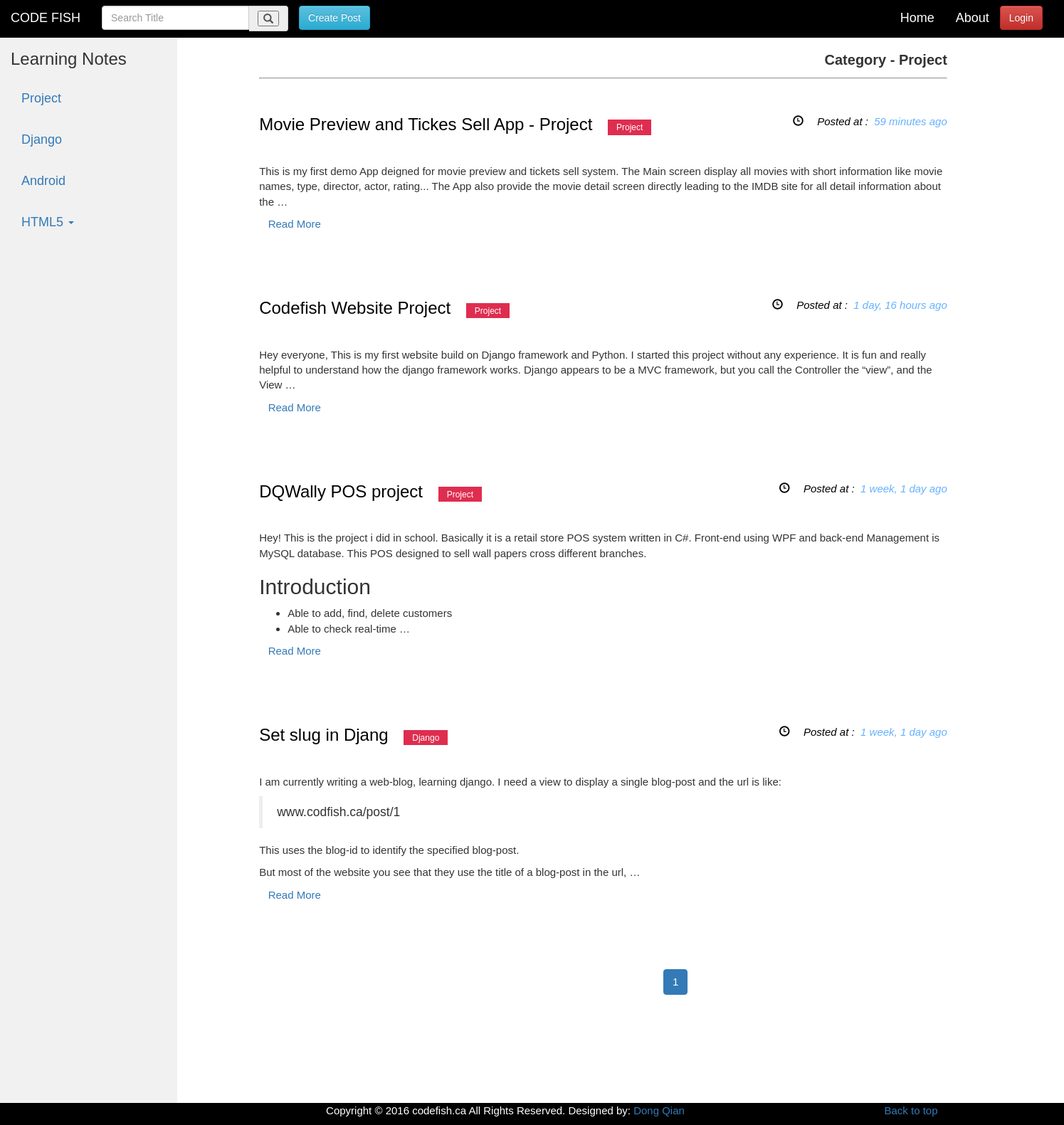
Page /postList/ on the committed database.
### article/models.py (models this page shows, shortened)
class Article(models.Model) :
    title = models.CharField(max_length = 100)
    category = models.CharField(max_length = 50, blank = True)
    date_time = models.DateTimeField(auto_now_add = True)
    content = models.TextField(blank = True, null = True)
    slug = models.SlugField(max_length=100, unique=True, db_index=True)
    class Meta:
        ordering = ['-date_time']

### article/views.py (the view)
# urls.py: url(r'^postList/$', views.postList, name='postList'),
def postList(request):
    try:
        queryset = Article.objects.all()
    except Article.DoesNotExist:
        raise Http404
    paginator = Paginator(queryset, 5)  # Show 25 contacts per page
    page = request.GET.get('page')
    try:
        post_list = paginator.page(page)
    except PageNotAnInteger:
        post_list = paginator.page(1)
    except EmptyPage:
        post_list = paginator.page(paginator.num_pages)
    context = {
        "post_list": post_list,
        'error': False
    }
    return render(request, 'postList.html', context)

### article/templatetags/custom_markdown.py (called while the page is built)
@register.filter(is_safe=True)
@stringfilter
def custom_markdown(value):
    return mark_safe(markdown.markdown(value,
        extensions = ['markdown.extensions.fenced_code', 'markdown.extensions.codehilite'],
                                       safe_mode=True,
                                       enable_attributes=False))

### templates/postList.html (shortened to what this page needs)
{% extends "base.html" %}
{% load custom_markdown %}
{% block content %}
<div>
    {% if error %}
        <h2 class="post-title">No articles match your search!</a></h2>
    {% else %}
     <div class="head">
            <p>Category - {{ post_list.0.category }}</p>
            <hr id="underLine">
     </div><br>
    {% for post in post_list %}
        <h3><a class="title" href="{% url "postDetail" slug=post.slug %}">{{ post.title }}</a>
            <a class ="category" href="{% url "search_tag" tag=post.category %}">{{ post.category }}</a>
            <span class="timeLocation"><span class="glyphicon glyphicon-time">&nbsp;</span> Posted at&nbsp;:&nbsp;&nbsp;<span class="time">{{ post.date_time | timesince}} ago</span></span>
        </h3><br>
        <p class="content-markdown">{{ post.content|custom_markdown|truncatewords_html:50 }}<a href="{% url "postDetail" slug=post.slug %}">&nbsp;&nbsp;&nbsp;Read More</a></p>
        <br><br><br>
    {% endfor %}
    {% endif %}
    <div class="container text-center">
        <ul class="pagination">
            {% for page in post_list.paginator.page_range %}
                <li class="{% if post_list.number == page  %}active{% endif %}"><a href="?page={{page }}">{{ page }}</a></li>
            {% endfor %}
        </ul>
    </div>
</div>
{% endblock %}

### static/css/codefish.css (style rules this page uses)
body { font-family: Arial, Helvetica, verdana, arial, sans-serif; font-size: 15px; border: 0 none; padding-top: 50px; }
a.category { margin: 0 0.1em; padding: 0.3em 1em; background: #df2d4f; font-size: 90%; color: white; font-size: 12px; margin-left:15px; }
#underLine { display: block; margin-top: 0.5em; margin-bottom: 0.5em; margin-left: auto; margin-right: auto; border-style: inset; border-width: 1px; }
.head { font-size: 20px; text-align: right; font-weight: bold; }
.title { color:black; }
span.timeLocation { font-style: italic; font-size: 15px; color: black; float: right; }
.time { color: #66b2ff; }

### rows in the picture
Article: category "Project", title "Movie Preview and Tickes Sell App - Project", date_time "59 minutes", content|custom_markdown "This is my first demo App deigned for movie preview and tickets sell system. The Main screen display all movies with short information like movie names, type, director, actor, rating... The App also provide the movie detail screen directly leading to the IMDB site for all detail information about the …"
Article: title "Codefish Website Project", category "Project", date_time "1 day, 16 hours", content|custom_markdown "Hey everyone, This is my first website build on Django framework and Python. I started this project without any experience. It is fun and really helpful to understand how the django framework works. Django appears to be a MVC framework, but you call the Controller the “view”, and the View …"
Article: title "DQWally POS project", category "Project", date_time "1 week, 1 day", content|custom_markdown "Hey! This is the project i did in school. Basically it is a retail store POS system written in C#. Front-end using WPF and back-end Management is MySQL database. This POS designed to sell wall papers cross different branches. Introduction Able to add, find, delete customers Able to check real-time …"
Article: title "Set slug in Djang", category "Django", date_time "1 week, 1 day", content|custom_markdown "I am currently writing a web-blog, learning django. I need a view to display a single blog-post and the url is like: www.codfish.ca/post/1 This uses the blog-id to identify the specified blog-post. But most of the website you see that they use the title of a blog-post in the url, …"

### other values in the picture
{{ page }} "1"
